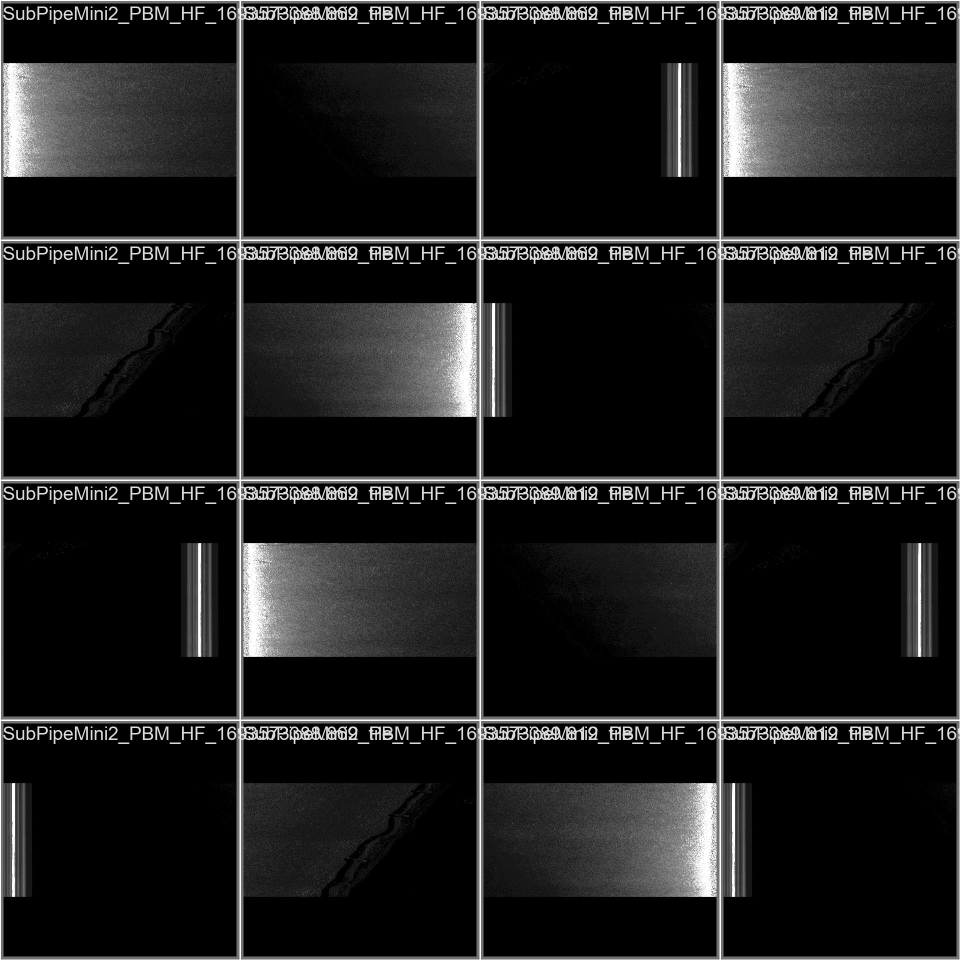
#> input picture ML_codes/src/runs/detect/val-2/val_batch0_pred.jpg, 1920 x 1920 px (shown at 1/2 size)
$ python sss_input_quality.py --source runs/detect/val-2/val_batch0_pred.jpg --output out.png
#> lines starting #> are read from the running program, lines starting #| are printed output that depends on the picture
from __future__ import annotations

import argparse
import csv
import json
import math
from pathlib import Path
from typing import Any

import cv2
import numpy as np


IMAGE_EXTENSIONS = {".jpg", ".jpeg", ".png", ".bmp", ".tif", ".tiff", ".webp"}

# Engineering defaults. These are intentionally exposed as configuration,
# not presented as experimentally calibrated thresholds.
DEFAULT_LOW_DYNAMIC_RANGE = 35.0
DEFAULT_LOW_STD = 12.0
DEFAULT_NEAR_BLACK_FRAC = 0.18
DEFAULT_NEAR_WHITE_FRAC = 0.18
DEFAULT_DROPOUT_ROW_FRAC = 0.65
DEFAULT_DROPOUT_COL_FRAC = 0.15
DEFAULT_SATURATION_FRAC = 0.35


def read_gray(path: Path) -> np.ndarray:
    image = cv2.imread(str(path), cv2.IMREAD_GRAYSCALE)
    if image is None:
        raise RuntimeError(f"Could not read image: {path}")
    return image


def percentile_range(image: np.ndarray) -> float:
    p1, p99 = np.percentile(image, [1, 99])
    return float(p99 - p1)


def normalized_entropy(image: np.ndarray) -> float:
    hist = cv2.calcHist([image], [0], None, [256], [0, 256]).ravel()
    total = float(hist.sum())
    if total <= 0:
        return 0.0
    p = hist / total
    p = p[p > 0]
    entropy = float(-(p * np.log2(p)).sum())
    return entropy / 8.0


def edge_density(image: np.ndarray) -> float:
    edges = cv2.Canny(image, 50, 150)
    return float(np.mean(edges > 0))


def fraction_near(image: np.ndarray, threshold: int, high: bool) -> float:
    if high:
        return float(np.mean(image >= threshold))
    return float(np.mean(image <= threshold))


def dropout_metrics(
    image: np.ndarray,
    row_threshold: float = DEFAULT_DROPOUT_ROW_FRAC,
    col_threshold: float = DEFAULT_DROPOUT_COL_FRAC,
) -> dict[str, float]:
    x = image.astype(np.float32) / 255.0

    row_energy = x.mean(axis=1)
    col_energy = x.mean(axis=0)

    row_dropout = float(np.mean(row_energy <= (1.0 - row_threshold)))
    col_dropout = float(np.mean(col_energy <= col_threshold))

    # Detect unusually long, low-energy rows/columns.
    row_med = float(np.median(row_energy))
    col_med = float(np.median(col_energy))

    row_low_fraction = (
        float(np.mean(row_energy <= max(0.01, row_med * 0.25)))
        if row_med > 0
        else 1.0
    )
    col_low_fraction = (
        float(np.mean(col_energy <= max(0.01, col_med * 0.25)))
        if col_med > 0
        else 1.0
    )

    return {
        "row_dropout_fraction": row_dropout,
        "column_dropout_fraction": col_dropout,
        "row_low_energy_fraction": row_low_fraction,
        "column_low_energy_fraction": col_low_fraction,
    }


def calculate_quality(
    image: np.ndarray,
    low_dynamic_range: float,
    low_std: float,
    near_black_frac: float,
    near_white_frac: float,
    saturation_frac: float,
) -> dict[str, Any]:
    mean = float(image.mean())
    std = float(image.std())
    dynamic_range = percentile_range(image)
    entropy = normalized_entropy(image)
    edges = edge_density(image)

    near_black = fraction_near(image, 8, high=False)
    near_white = fraction_near(image, 247, high=True)
    extreme = near_black + near_white

    dropout = dropout_metrics(image)

    flags: list[str] = []

    if dynamic_range < low_dynamic_range:
        flags.append("low_dynamic_range")

    if std < low_std:
        flags.append("low_global_variance")

    if near_black > near_black_frac:
        flags.append("high_near_black_fraction")

    if near_white > near_white_frac:
        flags.append("high_near_white_fraction")

    if extreme > saturation_frac:
        flags.append("high_extreme_intensity_fraction")

    if dropout["row_low_energy_fraction"] >= 0.10:
        flags.append("row_dropout_pattern")

    if dropout["column_low_energy_fraction"] >= 0.10:
        flags.append("column_dropout_pattern")

    # Heuristic quality score. This is an engineering gate, not a calibrated
    # probability and must be tuned against representative sonar captures.
    penalties = 0.0

    if dynamic_range < low_dynamic_range:
        penalties += 25.0
    elif dynamic_range < low_dynamic_range * 1.5:
        penalties += 10.0

    if std < low_std:
        penalties += 20.0
    elif std < low_std * 1.5:
        penalties += 8.0

    if near_black > near_black_frac:
        penalties += 10.0

    if near_white > near_white_frac:
        penalties += 10.0

    if extreme > saturation_frac:
        penalties += 15.0

    if dropout["row_low_energy_fraction"] >= 0.10:
        penalties += 15.0

    if dropout["column_low_energy_fraction"] >= 0.10:
        penalties += 15.0

    bonus = min(10.0, entropy * 10.0 + min(edges * 100.0, 10.0))
    quality_score = max(0.0, min(100.0, 100.0 - penalties + bonus))

    if quality_score >= 75.0 and not flags:
        status = "GOOD"
    elif quality_score >= 50.0:
        status = "DEGRADED"
    else:
        status = "BLOCK"

    return {
        "status": status,
        "quality_score": round(quality_score, 3),
        "mean": round(mean, 3),
        "std": round(std, 3),
        "p1_p99_range": round(dynamic_range, 3),
        "normalized_entropy": round(entropy, 5),
        "edge_density": round(edges, 5),
        "near_black_fraction": round(near_black, 5),
        "near_white_fraction": round(near_white, 5),
        **{k: round(v, 5) for k, v in dropout.items()},
        "flags": flags,
    }


def analyze_path(path: Path, **kwargs: Any) -> dict[str, Any]:
    image = read_gray(path)
#> in read_gray, image is the input picture: shape (1920, 1920); min 0, max 255, mean 29.5
    metrics = calculate_quality(image, **kwargs)
#> in calculate_quality, `mean = float(image.mean())`: mean = 29.45
#> in calculate_quality, `std = float(image.std())`: std = 57.73
#> in percentile_range, `p1, p99 = np.percentile(image, [1, 99])`: p1 = 0; p99 = 255
#> in normalized_entropy, `hist = cv2.calcHist([image], [0], None, [256], [0, 256]).ravel()`: hist = 256 values, max 2306986 at index 0, min 419 at index 184, mean 14400
#> in normalized_entropy, `total = float(hist.sum())`: total = 3686400
#> in normalized_entropy, `p = hist / total`: p = 256 values, max 0.626 at index 0, min 0.000114 at index 184, mean 0.00391
#> in normalized_entropy, `entropy = float(-(p * np.log2(p)).sum())`: entropy = 3.61
#> in calculate_quality, `entropy = normalized_entropy(image)`: entropy = 0.452
#> in edge_density, `edges = cv2.Canny(image, 50, 150)`:
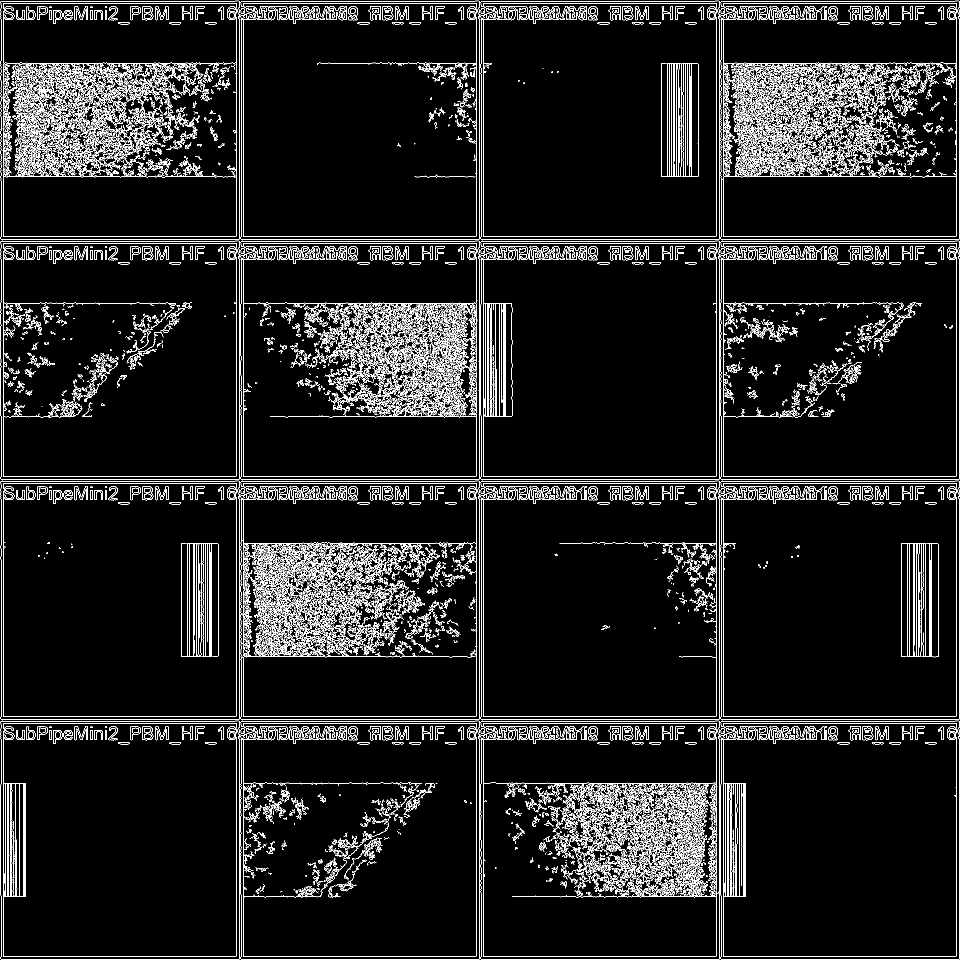
#> edges: shape (1920, 1920) (shown at 1/2 size); 7.6% white in thin lines or dots
#> in calculate_quality, `edges = edge_density(image)`: edges = 0.0762
#> in calculate_quality, `near_black = fraction_near(image, 8, high=False)`: near_black = 0.659
#> in calculate_quality, `near_white = fraction_near(image, 247, high=True)`: near_white = 0.0206
#> in calculate_quality, `extreme = near_black + near_white`: extreme = 0.679
#> in dropout_metrics, `row_energy = x.mean(axis=1)`: row_energy = 1920 values, max 1 at index 479, min 0.0163 at index 7, mean 0.115
#> in dropout_metrics, `col_energy = x.mean(axis=0)`: col_energy = 1920 values, max 0.998 at index 961, min 0.0318 at index 453, mean 0.115
#> in dropout_metrics, `row_dropout = float(np.mean(row_energy <= (1.0 - row_threshold)))`: row_dropout = 0.946
#> in dropout_metrics, `col_dropout = float(np.mean(col_energy <= col_threshold))`: col_dropout = 0.841
#> in dropout_metrics, `row_med = float(np.median(row_energy))`: row_med = 0.125
#> in dropout_metrics, `col_med = float(np.median(col_energy))`: col_med = 0.0967
#> in dropout_metrics, `row_low_fraction = ( float(np.mean(row_energy <= max(0.01, row_med * 0..`: row_low_fraction = 0.433
#> in dropout_metrics, `col_low_fraction = ( float(np.mean(col_energy <= max(0.01, col_med * 0..`: col_low_fraction = 0
#> in calculate_quality, `dropout = dropout_metrics(image)`: dropout = {'row_dropout_fraction': 0.946, 'column_dropout_fraction': 0.841, 'row_low_energy_fraction': 0.433, 'column_low_energy_fraction': 0}
#> in calculate_quality, `bonus = min(10.0, entropy * 10.0 + min(edges * 100.0, 10.0))`: bonus = 10
#> in calculate_quality, `quality_score = max(0.0, min(100.0, 100.0 - penalties + bonus))`: quality_score = 70
    return {
        "source_name": path.name,
        "source": str(path),
        "width": int(image.shape[1]),
        "height": int(image.shape[0]),
        **metrics,
    }


def parse_args() -> argparse.Namespace:
    parser = argparse.ArgumentParser(
        description="Engineering prototype for SSS input-quality and dropout gating."
    )
    parser.add_argument("--source", required=True)
    parser.add_argument("--output", required=True)
    parser.add_argument("--low-dynamic-range", type=float, default=DEFAULT_LOW_DYNAMIC_RANGE)
    parser.add_argument("--low-std", type=float, default=DEFAULT_LOW_STD)
    parser.add_argument("--near-black-frac", type=float, default=DEFAULT_NEAR_BLACK_FRAC)
    parser.add_argument("--near-white-frac", type=float, default=DEFAULT_NEAR_WHITE_FRAC)
    parser.add_argument("--saturation-frac", type=float, default=DEFAULT_SATURATION_FRAC)
    return parser.parse_args()


def main() -> None:
    args = parse_args()

    source = Path(args.source).expanduser().resolve()
    output = Path(args.output).expanduser().resolve()

    if not source.exists():
        raise FileNotFoundError(f"Source not found: {source}")

    if output.exists():
        raise FileExistsError(
            f"Refusing to overwrite existing output: {output}"
        )

    output.mkdir(parents=True, exist_ok=False)

    if source.is_file():
        paths = [source]
    else:
        paths = sorted(
            p for p in source.rglob("*")
            if p.is_file() and p.suffix.lower() in IMAGE_EXTENSIONS
        )

    if not paths:
        raise RuntimeError("No supported images found.")

    config = {
        "low_dynamic_range": args.low_dynamic_range,
        "low_std": args.low_std,
        "near_black_frac": args.near_black_frac,
        "near_white_frac": args.near_white_frac,
        "saturation_frac": args.saturation_frac,
        "quality_status": {
            "GOOD": "Operational candidate",
            "DEGRADED": "Input may be used with a warning",
            "BLOCK": "Do not trust inference without review",
        },
        "note": (
            "Heuristic engineering gate. Thresholds are not experimentally "
            "calibrated probabilities and must be validated on representative "
            "real sonar streams before operational use."
        ),
    }

    records = []
    for index, path in enumerate(paths, start=1):
        record = analyze_path(
            path,
            low_dynamic_range=args.low_dynamic_range,
            low_std=args.low_std,
            near_black_frac=args.near_black_frac,
            near_white_frac=args.near_white_frac,
            saturation_frac=args.saturation_frac,
        )
#> in analyze_path, `metrics = calculate_quality(image, **kwargs)`: metrics = 14 items
#> record = 18 items
        records.append(record)
        print(
            f"\rProcessed {index}/{len(paths)} | "
            f"{record['status']:8s} | "
            f"score={record['quality_score']:6.2f}",
            end="",
        )
#| Processed 1/1 | DEGRADED | score= 70.00

    print()

    summary = {
        "images_analyzed": len(records),
        "good": sum(r["status"] == "GOOD" for r in records),
        "degraded": sum(r["status"] == "DEGRADED" for r in records),
        "block": sum(r["status"] == "BLOCK" for r in records),
        "mean_quality_score": float(
            np.mean([r["quality_score"] for r in records])
        ),
    }
#> summary = {'images_analyzed': 1, 'good': 0, 'degraded': 1, 'block': 0, 'mean_quality_score': 70}

    (output / "quality_config.json").write_text(
        json.dumps(config, indent=2),
        encoding="utf-8",
    )

    (output / "quality_summary.json").write_text(
        json.dumps(summary, indent=2),
        encoding="utf-8",
    )

    (output / "quality_records.json").write_text(
        json.dumps(records, indent=2),
        encoding="utf-8",
    )

    csv_path = output / "quality_records.csv"
    fieldnames = [
        "source_name",
        "source",
        "width",
        "height",
        "status",
        "quality_score",
        "mean",
        "std",
        "p1_p99_range",
        "normalized_entropy",
        "edge_density",
        "near_black_fraction",
        "near_white_fraction",
        "row_dropout_fraction",
        "column_dropout_fraction",
        "row_low_energy_fraction",
        "column_low_energy_fraction",
        "flags",
    ]

    with csv_path.open("w", newline="", encoding="utf-8") as f:
        writer = csv.DictWriter(f, fieldnames=fieldnames)
        writer.writeheader()
        for record in records:
            row = dict(record)
            row["flags"] = "|".join(record["flags"])
            writer.writerow(row)
#> this loop made 1 pass

    print("=" * 78)
    print("SSS INPUT QUALITY / DROPOUT ANALYSIS COMPLETE")
    print("=" * 78)
    print(f"Images analyzed : {summary['images_analyzed']}")
#| Images analyzed : 1
    print(f"GOOD            : {summary['good']}")
#| GOOD            : 0
    print(f"DEGRADED        : {summary['degraded']}")
#| DEGRADED        : 1
    print(f"BLOCK           : {summary['block']}")
#| BLOCK           : 0
    print(f"Mean score      : {summary['mean_quality_score']:.2f}")
#| Mean score      : 70.00
    print(f"Output          : {output}")
    print()
    print("This module is a heuristic engineering prototype.")
    print("It is not a calibrated sonar-quality probability model.")


if __name__ == "__main__":
    main()

$ run again, on ML_codes/src/runs/detect/val-2/val_batch2_pred.jpg
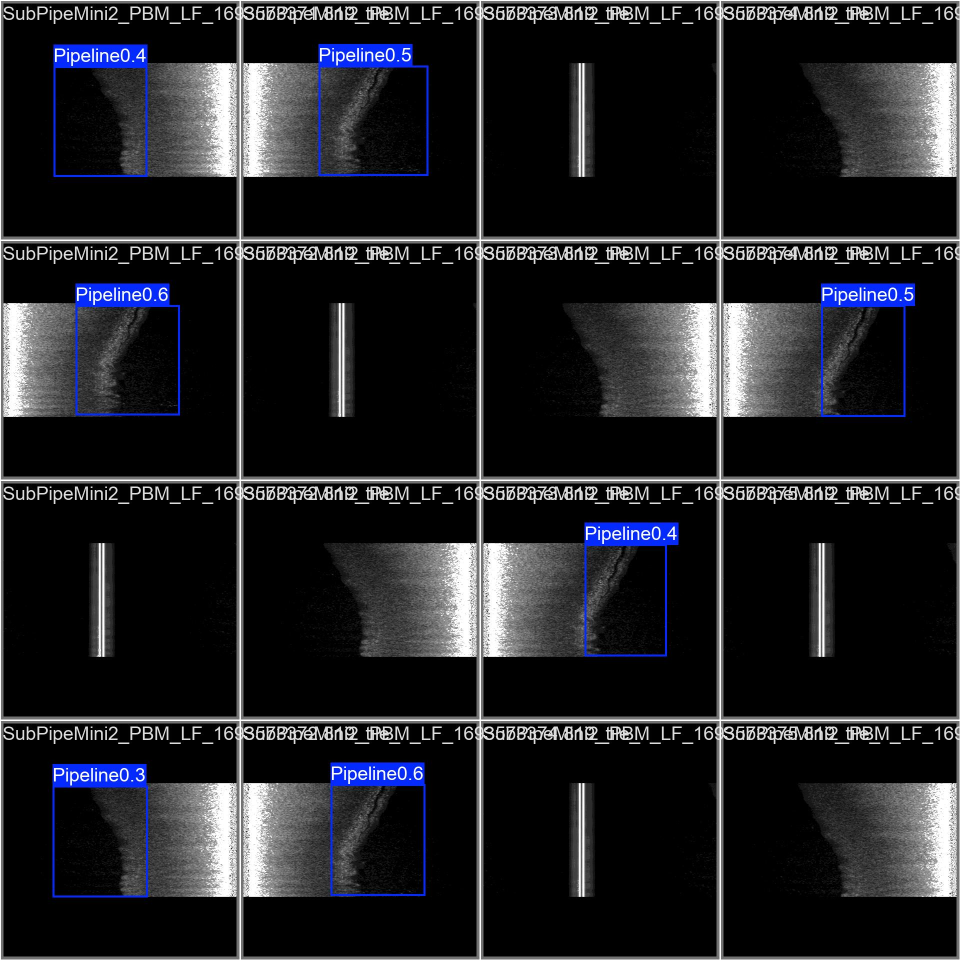
#> input picture ML_codes/src/runs/detect/val-2/val_batch2_pred.jpg, 1920 x 1920 px (shown at 1/2 size)
#> in read_gray, `image = cv2.imread(str(path), cv2.IMREAD_GRAYSCALE)`:
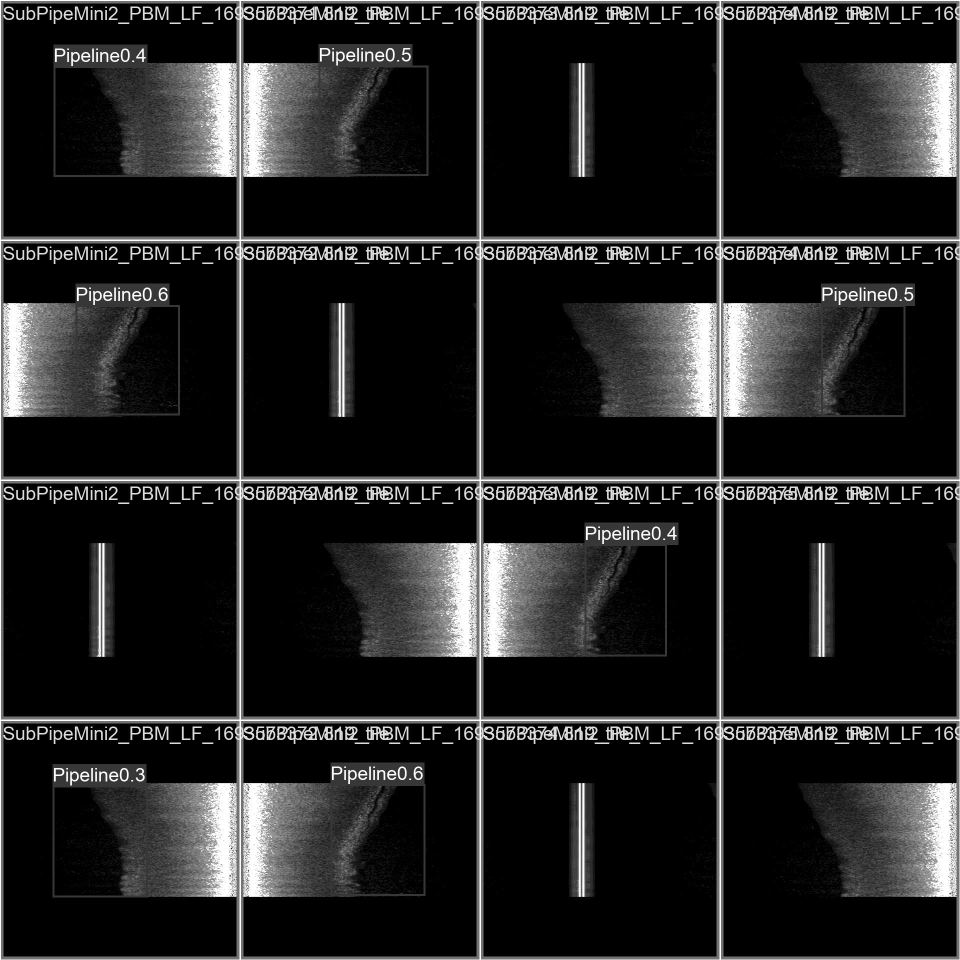
#> image: shape (1920, 1920) (shown at 1/2 size); min 0, max 255, mean 35
#> mean = 34.99
#> std = 66.68
#> p1 = 0; p99 = 255
#> hist = 256 values, max 2393707 at index 0, min 591 at index 193, mean 14400
#> total = 3686400
#> p = 256 values, max 0.649 at index 0, min 0.00016 at index 193, mean 0.00391
#> in normalized_entropy, `entropy = float(-(p * np.log2(p)).sum())`: entropy = 3.45
#> in calculate_quality, `entropy = normalized_entropy(image)`: entropy = 0.431
#> in edge_density, `edges = cv2.Canny(image, 50, 150)`:
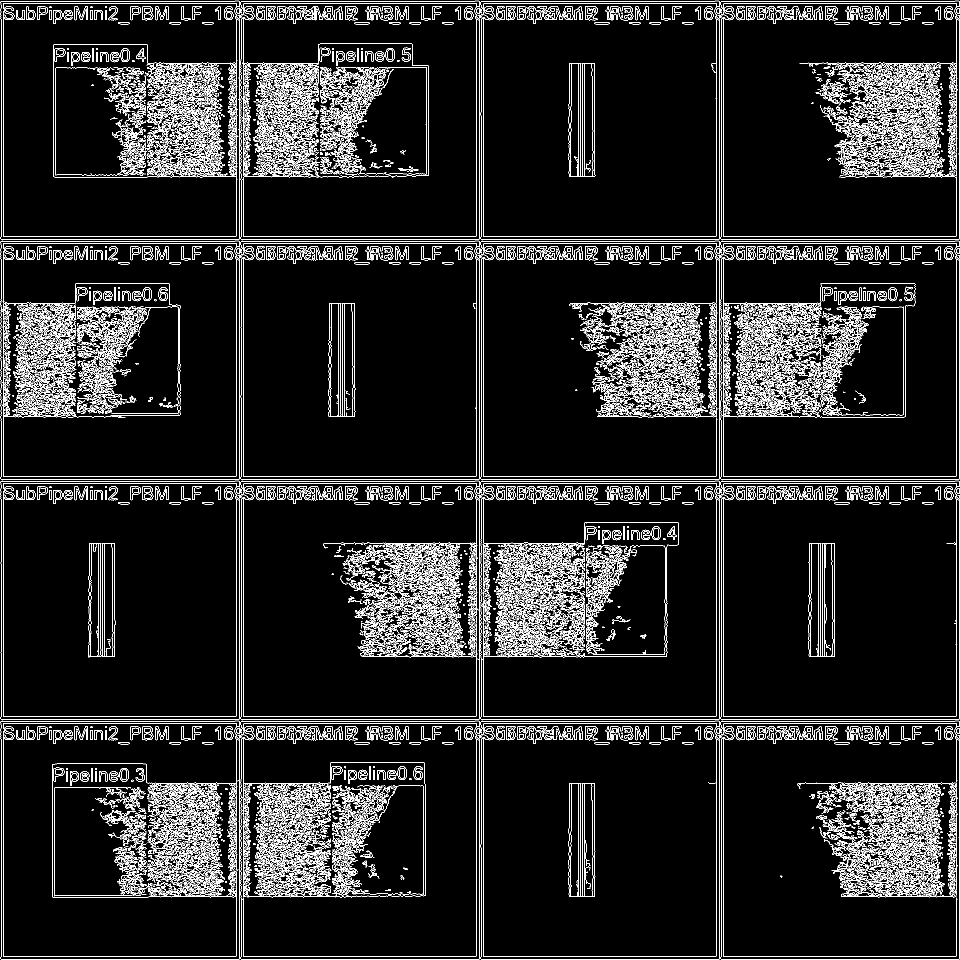
#> edges: shape (1920, 1920) (shown at 1/2 size); 8.9% white in thin lines or dots
#> in calculate_quality, `edges = edge_density(image)`: edges = 0.0891
#> near_black = 0.695
#> near_white = 0.0352
#> extreme = 0.73
#> row_energy = 1920 values, max 1 at index 479, min 0.0163 at index 7, mean 0.137
#> col_energy = 1920 values, max 0.997 at index 1, min 0.0548 at index 1123, mean 0.137
#> row_dropout = 0.948
#> col_dropout = 0.771
#> row_med = 0.148
#> col_med = 0.114
#> row_low_fraction = 0.35
#> col_low_fraction = 0
#> dropout = {'row_dropout_fraction': 0.948, 'column_dropout_fraction': 0.771, 'row_low_energy_fraction': 0.35, 'column_low_energy_fraction': 0}
#> bonus = 10
#> quality_score = 70
#> metrics = 14 items
#> record = 18 items
#| Processed 1/1 | DEGRADED | score= 70.00
#> summary = {'images_analyzed': 1, 'good': 0, 'degraded': 1, 'block': 0, 'mean_quality_score': 70}
#> the loop in main, `for record in records:` made 1 pass
#| Images analyzed : 1
#| GOOD            : 0
#| DEGRADED        : 1
#| BLOCK           : 0
#| Mean score      : 70.00
